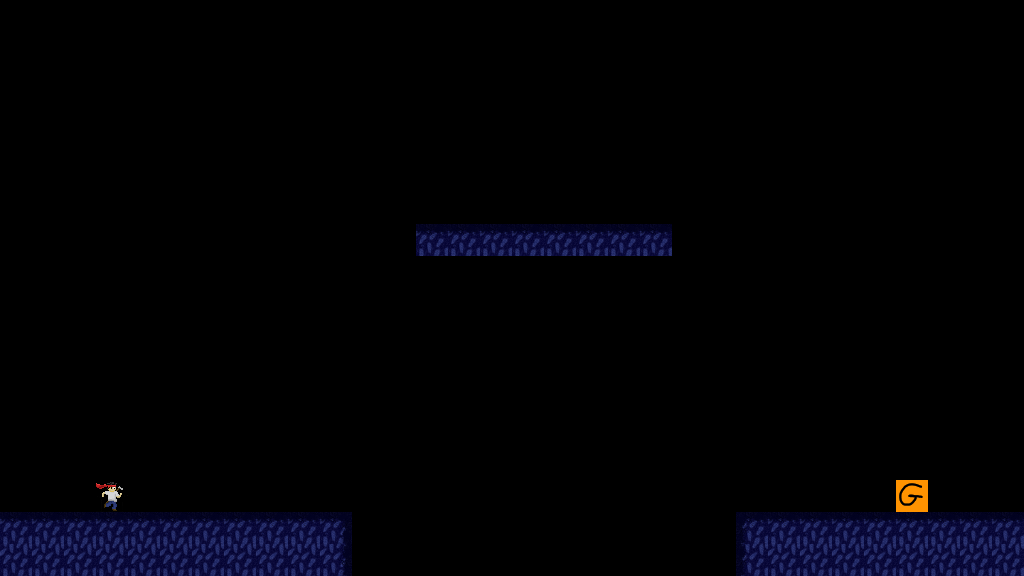

A 2D game scene composited from a Tiled map and its tileset images. What follows is a short description and the map's XML, with every tile layer's data as written:
An orthogonal 32x18 tile map with 32x32 px tiles, 1 tile layer (platforms) and 2 objects (color3, color1).

<map version="1.8" tiledversion="1.8.2" orientation="orthogonal" renderorder="right-down" width="32" height="18" tilewidth="32" tileheight="32" infinite="0" nextlayerid="3" nextobjectid="7">
 <editorsettings>
  <export target="../core/assets/levels/4.json" format="json" />
 </editorsettings>
 <properties>
  <property name="colorMode" type="int" value="0" />
 </properties>
 <tileset firstgid="1" source="disco.tsx" />
 <layer id="1" name="platforms" width="32" height="18">
  <data encoding="csv">
0,0,0,0,0,0,0,0,0,0,0,0,0,0,0,0,0,0,0,0,0,0,0,0,0,0,0,0,0,0,0,0,
0,0,0,0,0,0,0,0,0,0,0,0,0,0,0,0,0,0,0,0,0,0,0,0,0,0,0,0,0,0,0,0,
0,0,0,0,0,0,0,0,0,0,0,0,0,0,0,0,0,0,0,0,0,0,0,0,0,0,0,0,0,0,0,0,
0,0,0,0,0,0,0,0,0,0,0,0,0,0,0,0,0,0,0,0,0,0,0,0,0,0,0,0,0,0,0,0,
0,0,0,0,0,0,0,0,0,0,0,0,0,0,0,0,0,0,0,0,0,0,0,0,0,0,0,0,0,0,0,0,
0,0,0,0,0,0,0,0,9,0,0,0,0,0,0,0,0,0,0,0,0,0,0,0,0,0,9,0,0,0,0,0,
0,0,0,0,0,0,0,0,0,0,0,0,0,0,0,0,0,0,0,0,0,0,0,0,0,0,0,0,0,0,0,0,
0,0,0,0,0,0,0,0,0,0,0,0,0,28,28,28,28,28,28,28,28,0,0,0,0,0,0,0,0,0,0,0,
0,0,0,0,0,0,0,0,0,0,0,0,0,0,0,0,0,0,0,0,0,0,0,0,0,0,0,0,0,0,0,0,
0,0,0,0,0,0,0,0,0,0,0,0,0,0,0,0,0,0,0,0,0,0,0,0,0,0,0,0,0,0,0,0,
0,0,0,0,0,0,0,0,0,0,0,0,0,0,0,0,0,0,0,0,0,0,0,0,0,0,0,0,0,0,0,0,
0,0,0,0,0,0,0,0,0,0,0,0,0,0,0,0,0,0,0,0,0,0,0,0,0,0,0,0,0,0,0,0,
0,0,0,0,0,0,0,0,0,0,0,0,0,0,0,0,0,0,0,0,0,0,0,0,0,0,0,0,0,0,0,0,
0,0,0,0,0,0,0,0,0,0,0,0,0,0,0,0,0,0,0,0,0,0,0,0,0,0,0,0,0,0,0,0,
0,0,0,0,0,0,0,0,0,0,0,0,0,0,0,0,0,0,0,0,0,0,0,0,0,0,0,0,0,0,0,0,
0,0,0,8,0,0,0,0,0,0,0,0,0,0,0,0,0,0,0,0,0,0,0,0,0,0,0,0,11,0,0,0,
28,28,28,28,28,28,28,28,28,28,34,0,0,0,0,0,0,0,0,0,0,0,0,35,28,28,28,28,28,28,28,28,
1,1,1,1,1,1,1,1,1,1,29,0,0,0,0,0,0,0,0,0,0,0,0,30,1,1,1,1,1,1,1,1
</data>
 </layer>
 <objectgroup id="2" name="colors">
  <object id="5" type="color3" x="2.37517" y="-109.258">
   <properties>
    <property name="color" type="int" value="3" />
   </properties>
   <polygon points="541.625,109.258 1021.62,109.258 1021.62,685.258 541.625,685.258" />
  </object>
  <object id="6" type="color1" x="-544" y="-128">
   <properties>
    <property name="color" type="int" value="3" />
   </properties>
   <polygon points="544,128 1088,128 1088,704 544,704" />
  </object>
 </objectgroup>
</map>
